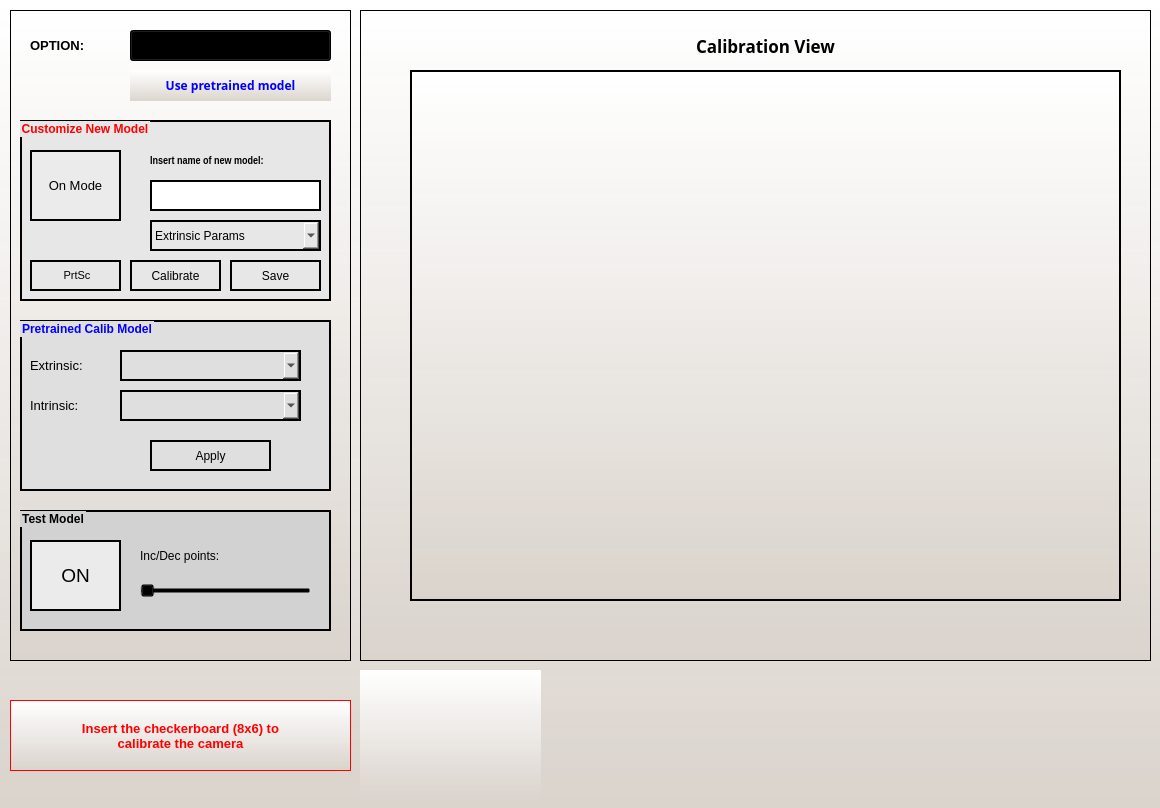
<?xml version="1.0" encoding="UTF-8"?>
<ui version="4.0">
 <class>CameraDialog</class>
 <widget class="QDialog" name="CameraDialog">
  <property name="geometry">
   <rect>
    <x>0</x>
    <y>0</y>
    <width>1160</width>
    <height>808</height>
   </rect>
  </property>
  <property name="windowTitle">
   <string>Calibrate the camera</string>
  </property>
  <property name="windowIcon">
   <iconset>
    <normaloff>icon_tools.png</normaloff>icon_tools.png</iconset>
  </property>
  <property name="styleSheet">
   <string notr="true">background-color:qlineargradient(spread:pad, x1:1, y1:1, x2:1, y2:0, stop:0 rgba(218, 211, 204, 240), stop:1 rgba(255, 255, 255, 255))</string>
  </property>
  <widget class="QFrame" name="frame_8">
   <property name="geometry">
    <rect>
     <x>10</x>
     <y>10</y>
     <width>341</width>
     <height>651</height>
    </rect>
   </property>
   <property name="styleSheet">
    <string notr="true"/>
   </property>
   <property name="frameShape">
    <enum>QFrame::StyledPanel</enum>
   </property>
   <property name="frameShadow">
    <enum>QFrame::Plain</enum>
   </property>
   <widget class="QGroupBox" name="groupBox_11">
    <property name="geometry">
     <rect>
      <x>10</x>
      <y>310</y>
      <width>311</width>
      <height>171</height>
     </rect>
    </property>
    <property name="font">
     <font>
      <pointsize>9</pointsize>
      <weight>75</weight>
      <bold>true</bold>
     </font>
    </property>
    <property name="styleSheet">
     <string notr="true">color: rgb(0,0,255);border: 2px solid;background:rgb(223, 223, 223)</string>
    </property>
    <property name="title">
     <string>Pretrained Calib Model</string>
    </property>
    <widget class="QComboBox" name="cb_calib_model">
     <property name="geometry">
      <rect>
       <x>100</x>
       <y>30</y>
       <width>181</width>
       <height>31</height>
      </rect>
     </property>
     <property name="font">
      <font>
       <pointsize>9</pointsize>
       <weight>50</weight>
       <bold>false</bold>
      </font>
     </property>
     <property name="styleSheet">
      <string notr="true">color: black;</string>
     </property>
    </widget>
    <widget class="QLabel" name="label_44">
     <property name="geometry">
      <rect>
       <x>10</x>
       <y>30</y>
       <width>71</width>
       <height>31</height>
      </rect>
     </property>
     <property name="font">
      <font>
       <pointsize>10</pointsize>
       <weight>50</weight>
       <bold>false</bold>
      </font>
     </property>
     <property name="styleSheet">
      <string notr="true">background: transparent;color: black; border:none;</string>
     </property>
     <property name="text">
      <string>Extrinsic:</string>
     </property>
    </widget>
    <widget class="QPushButton" name="btn_apply_calib_model">
     <property name="geometry">
      <rect>
       <x>130</x>
       <y>120</y>
       <width>121</width>
       <height>31</height>
      </rect>
     </property>
     <property name="font">
      <font>
       <weight>50</weight>
       <bold>false</bold>
      </font>
     </property>
     <property name="cursor">
      <cursorShape>PointingHandCursor</cursorShape>
     </property>
     <property name="styleSheet">
      <string notr="true">color :black;</string>
     </property>
     <property name="text">
      <string>Apply</string>
     </property>
    </widget>
    <widget class="QLabel" name="label_45">
     <property name="geometry">
      <rect>
       <x>10</x>
       <y>70</y>
       <width>71</width>
       <height>31</height>
      </rect>
     </property>
     <property name="font">
      <font>
       <pointsize>10</pointsize>
       <weight>50</weight>
       <bold>false</bold>
      </font>
     </property>
     <property name="styleSheet">
      <string notr="true">background: transparent;color: black; border:none;</string>
     </property>
     <property name="text">
      <string>Intrinsic:</string>
     </property>
    </widget>
    <widget class="QComboBox" name="cb_calib_model_in">
     <property name="geometry">
      <rect>
       <x>100</x>
       <y>70</y>
       <width>181</width>
       <height>31</height>
      </rect>
     </property>
     <property name="font">
      <font>
       <pointsize>9</pointsize>
       <weight>50</weight>
       <bold>false</bold>
      </font>
     </property>
     <property name="styleSheet">
      <string notr="true">color: black;</string>
     </property>
    </widget>
   </widget>
   <widget class="QGroupBox" name="groupBox_12">
    <property name="geometry">
     <rect>
      <x>10</x>
      <y>500</y>
      <width>311</width>
      <height>121</height>
     </rect>
    </property>
    <property name="font">
     <font>
      <pointsize>9</pointsize>
      <weight>75</weight>
      <bold>true</bold>
     </font>
    </property>
    <property name="styleSheet">
     <string notr="true">border: 2px solid;background:rgb(210, 210, 210)</string>
    </property>
    <property name="title">
     <string>Test Model</string>
    </property>
    <widget class="QPushButton" name="btn_on_cam_test">
     <property name="geometry">
      <rect>
       <x>10</x>
       <y>30</y>
       <width>91</width>
       <height>71</height>
      </rect>
     </property>
     <property name="font">
      <font>
       <pointsize>14</pointsize>
       <weight>50</weight>
       <bold>false</bold>
      </font>
     </property>
     <property name="cursor">
      <cursorShape>PointingHandCursor</cursorShape>
     </property>
     <property name="styleSheet">
      <string notr="true">background: rgb(235,235,235)</string>
     </property>
     <property name="text">
      <string>ON</string>
     </property>
     <property name="autoDefault">
      <bool>true</bool>
     </property>
    </widget>
    <widget class="QSlider" name="slide_points_test">
     <property name="geometry">
      <rect>
       <x>120</x>
       <y>70</y>
       <width>171</width>
       <height>21</height>
      </rect>
     </property>
     <property name="font">
      <font>
       <pointsize>8</pointsize>
      </font>
     </property>
     <property name="styleSheet">
      <string notr="true">background: transparent;border:none;</string>
     </property>
     <property name="minimum">
      <number>5</number>
     </property>
     <property name="maximum">
      <number>15</number>
     </property>
     <property name="orientation">
      <enum>Qt::Horizontal</enum>
     </property>
    </widget>
    <widget class="QLabel" name="label_39">
     <property name="geometry">
      <rect>
       <x>120</x>
       <y>30</y>
       <width>171</width>
       <height>31</height>
      </rect>
     </property>
     <property name="font">
      <font>
       <pointsize>9</pointsize>
       <weight>50</weight>
       <bold>false</bold>
      </font>
     </property>
     <property name="styleSheet">
      <string notr="true">background:transparent; border:none;</string>
     </property>
     <property name="text">
      <string>Inc/Dec points:</string>
     </property>
    </widget>
   </widget>
   <widget class="QGroupBox" name="groupBox_9">
    <property name="geometry">
     <rect>
      <x>10</x>
      <y>110</y>
      <width>311</width>
      <height>181</height>
     </rect>
    </property>
    <property name="font">
     <font>
      <pointsize>9</pointsize>
      <weight>75</weight>
      <bold>true</bold>
     </font>
    </property>
    <property name="styleSheet">
     <string notr="true">color: rgb(255,0,0);border: 2px solid;background: rgb(231, 231, 231)</string>
    </property>
    <property name="title">
     <string>Customize New Model</string>
    </property>
    <widget class="QPushButton" name="btn_calib_mode_cam">
     <property name="geometry">
      <rect>
       <x>10</x>
       <y>30</y>
       <width>91</width>
       <height>71</height>
      </rect>
     </property>
     <property name="font">
      <font>
       <pointsize>10</pointsize>
       <weight>50</weight>
       <bold>false</bold>
      </font>
     </property>
     <property name="cursor">
      <cursorShape>PointingHandCursor</cursorShape>
     </property>
     <property name="styleSheet">
      <string notr="true">background: rgb(235,235,235); color: rgb(0,0,0);</string>
     </property>
     <property name="text">
      <string>On Mode</string>
     </property>
     <property name="autoDefault">
      <bool>true</bool>
     </property>
    </widget>
    <widget class="QPushButton" name="btn_scrshot">
     <property name="geometry">
      <rect>
       <x>10</x>
       <y>140</y>
       <width>91</width>
       <height>31</height>
      </rect>
     </property>
     <property name="font">
      <font>
       <pointsize>8</pointsize>
       <weight>50</weight>
       <bold>false</bold>
      </font>
     </property>
     <property name="cursor">
      <cursorShape>PointingHandCursor</cursorShape>
     </property>
     <property name="styleSheet">
      <string notr="true">color: rgb(0,0,0);</string>
     </property>
     <property name="text">
      <string> PrtSc</string>
     </property>
     <property name="icon">
      <iconset>
       <normaloff>icon_scnshot.png</normaloff>icon_scnshot.png</iconset>
     </property>
    </widget>
    <widget class="QPushButton" name="btn_calib_cam">
     <property name="geometry">
      <rect>
       <x>110</x>
       <y>140</y>
       <width>91</width>
       <height>31</height>
      </rect>
     </property>
     <property name="font">
      <font>
       <weight>50</weight>
       <bold>false</bold>
      </font>
     </property>
     <property name="cursor">
      <cursorShape>PointingHandCursor</cursorShape>
     </property>
     <property name="styleSheet">
      <string notr="true">color: rgb(0,0,0);</string>
     </property>
     <property name="text">
      <string>Calibrate</string>
     </property>
     <property name="icon">
      <iconset>
       <normaloff>icon_calib.png</normaloff>icon_calib.png</iconset>
     </property>
    </widget>
    <widget class="QPushButton" name="btn_save_model">
     <property name="geometry">
      <rect>
       <x>210</x>
       <y>140</y>
       <width>91</width>
       <height>31</height>
      </rect>
     </property>
     <property name="font">
      <font>
       <weight>50</weight>
       <bold>false</bold>
      </font>
     </property>
     <property name="cursor">
      <cursorShape>PointingHandCursor</cursorShape>
     </property>
     <property name="styleSheet">
      <string notr="true">color: rgb(0,0,0);</string>
     </property>
     <property name="text">
      <string>Save</string>
     </property>
     <property name="icon">
      <iconset>
       <normaloff>icon_save.png</normaloff>icon_save.png</iconset>
     </property>
    </widget>
    <widget class="QLabel" name="label_47">
     <property name="geometry">
      <rect>
       <x>130</x>
       <y>30</y>
       <width>171</width>
       <height>21</height>
      </rect>
     </property>
     <property name="font">
      <font>
       <family>Arial Narrow</family>
       <pointsize>8</pointsize>
       <weight>75</weight>
       <italic>false</italic>
       <bold>true</bold>
      </font>
     </property>
     <property name="styleSheet">
      <string notr="true">background: transparent;color: rgb(0,0,0);border:none;</string>
     </property>
     <property name="text">
      <string>Insert name of new model:</string>
     </property>
    </widget>
    <widget class="QTextEdit" name="txt_name_calib_model">
     <property name="geometry">
      <rect>
       <x>130</x>
       <y>60</y>
       <width>171</width>
       <height>31</height>
      </rect>
     </property>
     <property name="font">
      <font>
       <weight>50</weight>
       <bold>false</bold>
      </font>
     </property>
     <property name="cursor" stdset="0">
      <cursorShape>IBeamCursor</cursorShape>
     </property>
     <property name="styleSheet">
      <string notr="true">background: #FFFFFF</string>
     </property>
     <property name="frameShape">
      <enum>QFrame::WinPanel</enum>
     </property>
     <property name="frameShadow">
      <enum>QFrame::Sunken</enum>
     </property>
     <property name="verticalScrollBarPolicy">
      <enum>Qt::ScrollBarAlwaysOff</enum>
     </property>
     <property name="horizontalScrollBarPolicy">
      <enum>Qt::ScrollBarAlwaysOff</enum>
     </property>
     <property name="sizeAdjustPolicy">
      <enum>QAbstractScrollArea::AdjustToContents</enum>
     </property>
    </widget>
    <widget class="QComboBox" name="cb_intrinsic_extrinsic">
     <property name="geometry">
      <rect>
       <x>130</x>
       <y>100</y>
       <width>171</width>
       <height>31</height>
      </rect>
     </property>
     <property name="font">
      <font>
       <pointsize>9</pointsize>
       <weight>50</weight>
       <bold>false</bold>
      </font>
     </property>
     <property name="styleSheet">
      <string notr="true">color: black;</string>
     </property>
     <item>
      <property name="text">
       <string>Extrinsic Params</string>
      </property>
     </item>
     <item>
      <property name="text">
       <string>Intricsic Params</string>
      </property>
     </item>
    </widget>
   </widget>
   <widget class="QLabel" name="label_51">
    <property name="geometry">
     <rect>
      <x>20</x>
      <y>20</y>
      <width>91</width>
      <height>31</height>
     </rect>
    </property>
    <property name="font">
     <font>
      <pointsize>10</pointsize>
      <weight>75</weight>
      <bold>true</bold>
     </font>
    </property>
    <property name="styleSheet">
     <string notr="true">background: transparent;</string>
    </property>
    <property name="text">
     <string>OPTION:</string>
    </property>
   </widget>
   <widget class="QComboBox" name="cb_opt_calib_cam_2">
    <property name="geometry">
     <rect>
      <x>120</x>
      <y>20</y>
      <width>201</width>
      <height>31</height>
     </rect>
    </property>
    <property name="font">
     <font>
      <pointsize>9</pointsize>
     </font>
    </property>
    <property name="styleSheet">
     <string notr="true"/>
    </property>
   </widget>
   <widget class="QLabel" name="lb_opt_calib_cam_2">
    <property name="geometry">
     <rect>
      <x>120</x>
      <y>60</y>
      <width>201</width>
      <height>31</height>
     </rect>
    </property>
    <property name="font">
     <font>
      <family>Noto Sans</family>
      <pointsize>9</pointsize>
      <weight>75</weight>
      <italic>false</italic>
      <bold>true</bold>
     </font>
    </property>
    <property name="styleSheet">
     <string notr="true">color: rgb(0,0,255);</string>
    </property>
    <property name="frameShape">
     <enum>QFrame::NoFrame</enum>
    </property>
    <property name="frameShadow">
     <enum>QFrame::Raised</enum>
    </property>
    <property name="text">
     <string>Use pretrained model</string>
    </property>
    <property name="alignment">
     <set>Qt::AlignCenter</set>
    </property>
   </widget>
  </widget>
  <widget class="QLabel" name="label_17">
   <property name="geometry">
    <rect>
     <x>10</x>
     <y>700</y>
     <width>341</width>
     <height>71</height>
    </rect>
   </property>
   <property name="font">
    <font>
     <pointsize>10</pointsize>
     <weight>75</weight>
     <italic>false</italic>
     <bold>true</bold>
     <underline>false</underline>
    </font>
   </property>
   <property name="styleSheet">
    <string notr="true">color: rgb(255,0,0);
</string>
   </property>
   <property name="frameShape">
    <enum>QFrame::Box</enum>
   </property>
   <property name="text">
    <string>Insert the checkerboard (8x6) to
calibrate the camera</string>
   </property>
   <property name="textFormat">
    <enum>Qt::AutoText</enum>
   </property>
   <property name="scaledContents">
    <bool>true</bool>
   </property>
   <property name="alignment">
    <set>Qt::AlignCenter</set>
   </property>
   <property name="wordWrap">
    <bool>true</bool>
   </property>
  </widget>
  <widget class="QLabel" name="label_52">
   <property name="geometry">
    <rect>
     <x>360</x>
     <y>670</y>
     <width>181</width>
     <height>131</height>
    </rect>
   </property>
   <property name="text">
    <string/>
   </property>
   <property name="pixmap">
    <pixmap>img_ex_checkerboard.png</pixmap>
   </property>
   <property name="scaledContents">
    <bool>true</bool>
   </property>
  </widget>
  <widget class="QFrame" name="frame">
   <property name="geometry">
    <rect>
     <x>360</x>
     <y>10</y>
     <width>791</width>
     <height>651</height>
    </rect>
   </property>
   <property name="styleSheet">
    <string notr="true"/>
   </property>
   <property name="frameShape">
    <enum>QFrame::StyledPanel</enum>
   </property>
   <property name="frameShadow">
    <enum>QFrame::Plain</enum>
   </property>
   <widget class="QWidget" name="gridLayoutWidget">
    <property name="geometry">
     <rect>
      <x>50</x>
      <y>60</y>
      <width>711</width>
      <height>531</height>
     </rect>
    </property>
    <layout class="QGridLayout" name="gridLayout">
     <property name="sizeConstraint">
      <enum>QLayout::SetDefaultConstraint</enum>
     </property>
     <item row="0" column="0">
      <widget class="QLabel" name="calib_cam_view">
       <property name="frameShape">
        <enum>QFrame::WinPanel</enum>
       </property>
       <property name="text">
        <string/>
       </property>
       <property name="pixmap">
        <pixmap>load_image.png</pixmap>
       </property>
       <property name="scaledContents">
        <bool>true</bool>
       </property>
      </widget>
     </item>
    </layout>
   </widget>
   <widget class="QLabel" name="label_46">
    <property name="geometry">
     <rect>
      <x>50</x>
      <y>10</y>
      <width>711</width>
      <height>51</height>
     </rect>
    </property>
    <property name="font">
     <font>
      <family>Barlow Condensed Light</family>
      <pointsize>13</pointsize>
      <weight>75</weight>
      <bold>true</bold>
     </font>
    </property>
    <property name="styleSheet">
     <string notr="true">background:transparent;</string>
    </property>
    <property name="text">
     <string>Calibration View</string>
    </property>
    <property name="alignment">
     <set>Qt::AlignCenter</set>
    </property>
   </widget>
   <widget class="QLabel" name="txt_info_calib_cam">
    <property name="geometry">
     <rect>
      <x>50</x>
      <y>600</y>
      <width>711</width>
      <height>31</height>
     </rect>
    </property>
    <property name="font">
     <font>
      <family>Noto Serif</family>
      <pointsize>10</pointsize>
      <weight>75</weight>
      <bold>true</bold>
     </font>
    </property>
    <property name="styleSheet">
     <string notr="true">background: transparent</string>
    </property>
    <property name="frameShape">
     <enum>QFrame::WinPanel</enum>
    </property>
    <property name="frameShadow">
     <enum>QFrame::Sunken</enum>
    </property>
    <property name="text">
     <string/>
    </property>
   </widget>
  </widget>
 </widget>
 <resources/>
 <connections/>
</ui>
